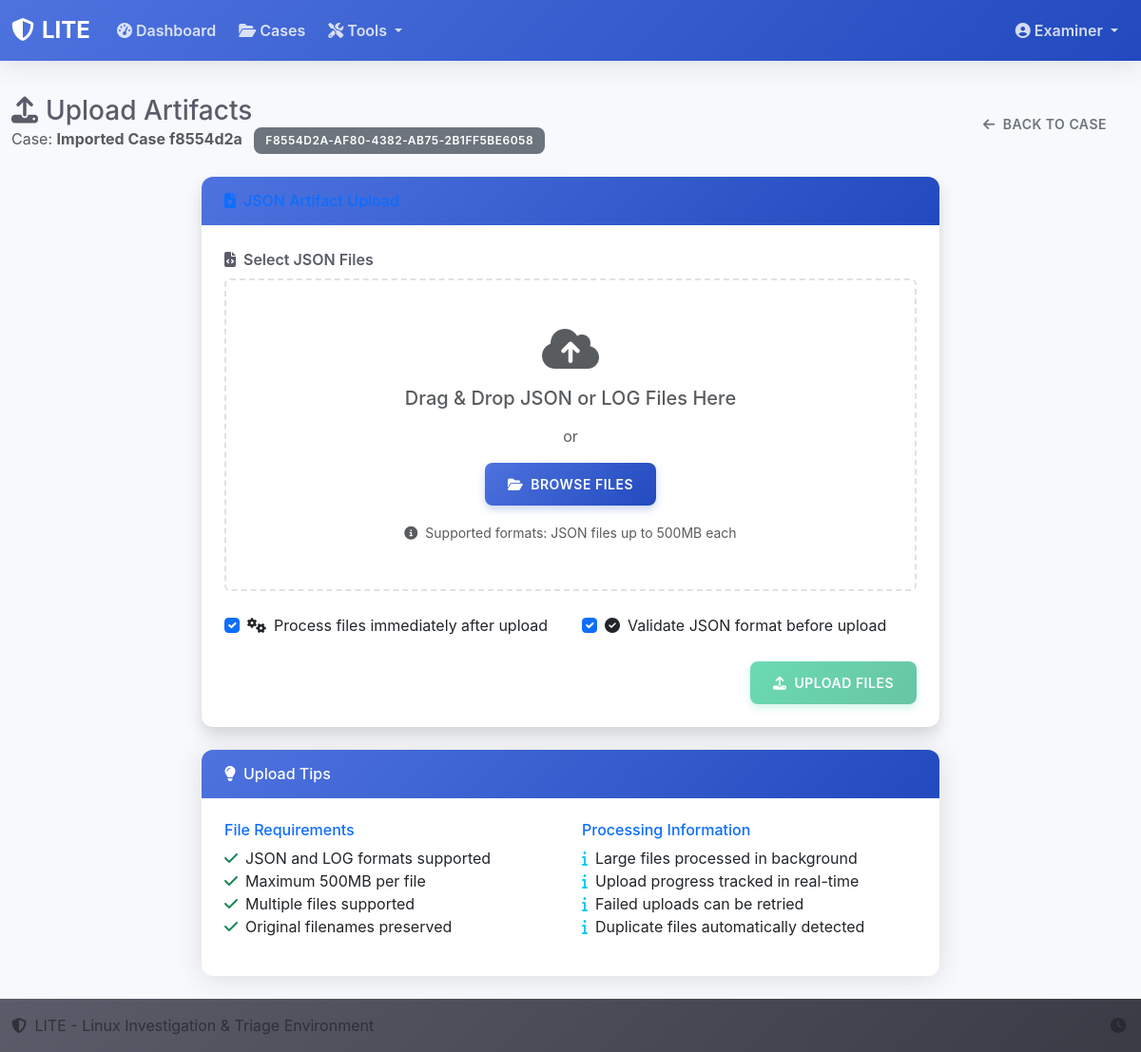
Page /cases/f8554d2a-af80-4382-ab75-2b1ff5be6058/upload on the committed database.
### lite/models/case_model.py (models this page shows, shortened)
class Case(db.Model):
    __tablename__ = 'cases'
    id = db.Column(db.Integer, primary_key=True)
    case_id = db.Column(db.String(36), unique=True, nullable=False, default=lambda: str(uuid.uuid4()))
    case_name = db.Column(db.String(200), nullable=False)
    examiner = db.Column(db.String(100), nullable=False)
    creation_date = db.Column(db.DateTime, nullable=False, default=datetime.utcnow)
    incident_date = db.Column(db.DateTime, nullable=True)
    tags = db.Column(db.Text, nullable=True)  # JSON string of tags
    operating_system = db.Column(db.String(100), nullable=True)
    notes = db.Column(db.Text, nullable=True)
    description = db.Column(db.Text, nullable=True)
    status = db.Column(db.String(20), nullable=False, default='active')  # active, inactive, closed
    folder_path = db.Column(db.String(500), nullable=True)
    artifacts = db.relationship('Artifact', backref='case', lazy=True, cascade='all, delete-orphan')

### lite/routes/case_routes.py (the view, shortened to what this page needs)
@bp.route('/<case_id>/upload', methods=['GET', 'POST'])
def upload_artifacts(case_id):
    case = Case.query.filter_by(case_id=case_id).first_or_404()
    if request.method == 'GET':
        return render_template('cases/upload.html', case=case)

### lite/templates/cases/upload.html (shortened to what this page needs)
{% extends "base.html" %}
{% block content %}
<div class="container-fluid py-4">
    <div class="row mb-4">
        <div class="col-12">
            <div class="d-flex justify-content-between align-items-center">
                <div>
                    <h1 class="h3 mb-0 text-gray-800">
                        <i class="fas fa-upload me-2"></i>Upload Artifacts
                    </h1>
                    <p class="text-muted mb-0">
                        Case: <strong>{{ case.case_name }}</strong>
                        <span class="badge bg-secondary ms-2">{{ case.case_id }}</span>
                    </p>
                </div>
                <div>
                    <a href="{{ url_for('cases.view_case', case_id=case.case_id) }}" class="btn btn-outline-secondary">
                        <i class="fas fa-arrow-left me-2"></i>Back to Case
                    </a>
                </div>
            </div>
        </div>
    </div>
    <div class="row">
        <div class="col-xl-8 col-lg-10 mx-auto">
            <div class="card shadow">
                <div class="card-header py-3">
                    <h6 class="m-0 font-weight-bold text-primary">
                        <i class="fas fa-file-upload me-2"></i>JSON Artifact Upload
                    </h6>
                </div>
                <div class="card-body">
                    <form id="uploadForm" enctype="multipart/form-data">
                        <div class="mb-4">
                            <label for="artifacts" class="form-label">
                                <i class="fas fa-file-code me-2"></i>Select JSON Files
                            </label>
                            <div class="upload-area" id="uploadArea">
                                <div class="upload-content text-center py-5">
                                    <i class="fas fa-cloud-upload-alt fa-3x text-muted mb-3"></i>
                                    <h5 class="text-muted mb-3">Drag & Drop JSON or LOG Files Here</h5>
                                    <p class="text-muted mb-3">or</p>
                                    <button type="button" class="btn btn-primary" onclick="document.getElementById('artifacts').click()">
                                        <i class="fas fa-folder-open me-2"></i>Browse Files
                                    </button>
                                    <div class="mt-3">
                                        <small class="text-muted">
                                            <i class="fas fa-info-circle me-1"></i>
                                            Supported formats: JSON files up to 500MB each
                                        </small>
                                    </div>
                                </div>
                            </div>
                        </div>
                        <div class="row mb-4">
                            <div class="col-md-6">
                                <div class="form-check">
                                    <input class="form-check-input" type="checkbox" id="processImmediately" checked>
                                    <label class="form-check-label" for="processImmediately">
                                        <i class="fas fa-cogs me-2"></i>Process files immediately after upload
                                    </label>
                                </div>
                            </div>
                            <div class="col-md-6">
                                <div class="form-check">
                                    <input class="form-check-input" type="checkbox" id="validateJson" checked>
                                    <label class="form-check-label" for="validateJson">
                                        <i class="fas fa-check-circle me-2"></i>Validate JSON format before upload
                                    </label>
                                </div>
                            </div>
                        </div>
                        <div class="d-flex justify-content-between">
                            <div>
                                <button type="submit" id="uploadBtn" class="btn btn-success" disabled>
                                    <i class="fas fa-upload me-2"></i>Upload Files
                                </button>
                            </div>
                        </div>
                    </form>
                </div>
            </div>
        </div>
    </div>
    <div class="row mt-4">
        <div class="col-xl-8 col-lg-10 mx-auto">
            <div class="card border-info">
                <div class="card-header bg-info text-white">
                    <h6 class="m-0">
                        <i class="fas fa-lightbulb me-2"></i>Upload Tips
                    </h6>
                </div>
                <div class="card-body">
                    <div class="row">
                        <div class="col-md-6">
                            <h6 class="text-primary">File Requirements</h6>
                            <ul class="list-unstyled">
                                <li><i class="fas fa-check text-success me-2"></i>JSON and LOG formats supported</li>
                                <li><i class="fas fa-check text-success me-2"></i>Maximum 500MB per file</li>
                                <li><i class="fas fa-check text-success me-2"></i>Multiple files supported</li>
                                <li><i class="fas fa-check text-success me-2"></i>Original filenames preserved</li>
                            </ul>
                        </div>
                        <div class="col-md-6">
                            <h6 class="text-primary">Processing Information</h6>
                            <ul class="list-unstyled">
                                <li><i class="fas fa-info text-info me-2"></i>Large files processed in background</li>
                                <li><i class="fas fa-info text-info me-2"></i>Upload progress tracked in real-time</li>
                                <li><i class="fas fa-info text-info me-2"></i>Failed uploads can be retried</li>
                                <li><i class="fas fa-info text-info me-2"></i>Duplicate files automatically detected</li>
                            </ul>
                        </div>
                    </div>
                </div>
            </div>
        </div>
    </div>
</div>
{% endblock %}

### lite/static/css/style.css (style rules this page uses)
:root { --primary-color: #4e73df; --secondary-color: #858796; --success-color: #1cc88a; --info-color: #36b9cc; --warning-color: #f6c23e; --danger-color: #e74a3b; --light-color: #f8f9fc; --dark-color: #5a5c69; --sidebar-width: 280px; --transition-speed: 0.3s; }
html, body { overflow-x: hidden; max-width: 100vw; }
body { font-family: 'Nunito', -apple-system, BlinkMacSystemFont, 'Segoe UI', 'Roboto', 'Helvetica Neue', Arial, sans-serif; background-color: var(--light-color); color: var(--dark-color); padding-top: 76px; }
* { transition: all var(--transition-speed) ease; }
.container-fluid { max-width: 100%; overflow-x: hidden; }
.card { border: none; border-radius: 0.75rem; box-shadow: 0 0.15rem 1.75rem 0 rgba(58, 59, 69, 0.15); transition: all 0.3s ease; overflow: hidden; }
.card-header { background: linear-gradient(135deg, var(--primary-color) 0%, #224abe 100%); color: white; border-bottom: none; font-weight: 700; padding: 1rem 1.5rem; }
.card-body { padding: 1.5rem; }
.btn { border-radius: 0.5rem; font-weight: 600; padding: 0.75rem 1.5rem; transition: all 0.2s ease; border: none; text-transform: uppercase; letter-spacing: 0.5px; font-size: 0.875rem; }
.btn-primary { background: linear-gradient(135deg, var(--primary-color) 0%, #224abe 100%); box-shadow: 0 0.25rem 0.5rem rgba(78, 115, 223, 0.3); }
.btn-success { background: linear-gradient(135deg, var(--success-color) 0%, #17a673 100%); box-shadow: 0 0.25rem 0.5rem rgba(28, 200, 138, 0.3); }
.form-label { font-weight: 600; color: var(--dark-color); margin-bottom: 0.5rem; }
.badge { font-size: 0.75rem; font-weight: 600; padding: 0.5rem 0.75rem; border-radius: 0.5rem; text-transform: uppercase; letter-spacing: 0.5px; }
.fade-in { animation: fadeIn 0.5s ease-in; }

### rows in the picture
Case: case_name "Imported Case f8554d2a", case_id "F8554D2A-AF80-4382-AB75-2B1FF5BE6058"
